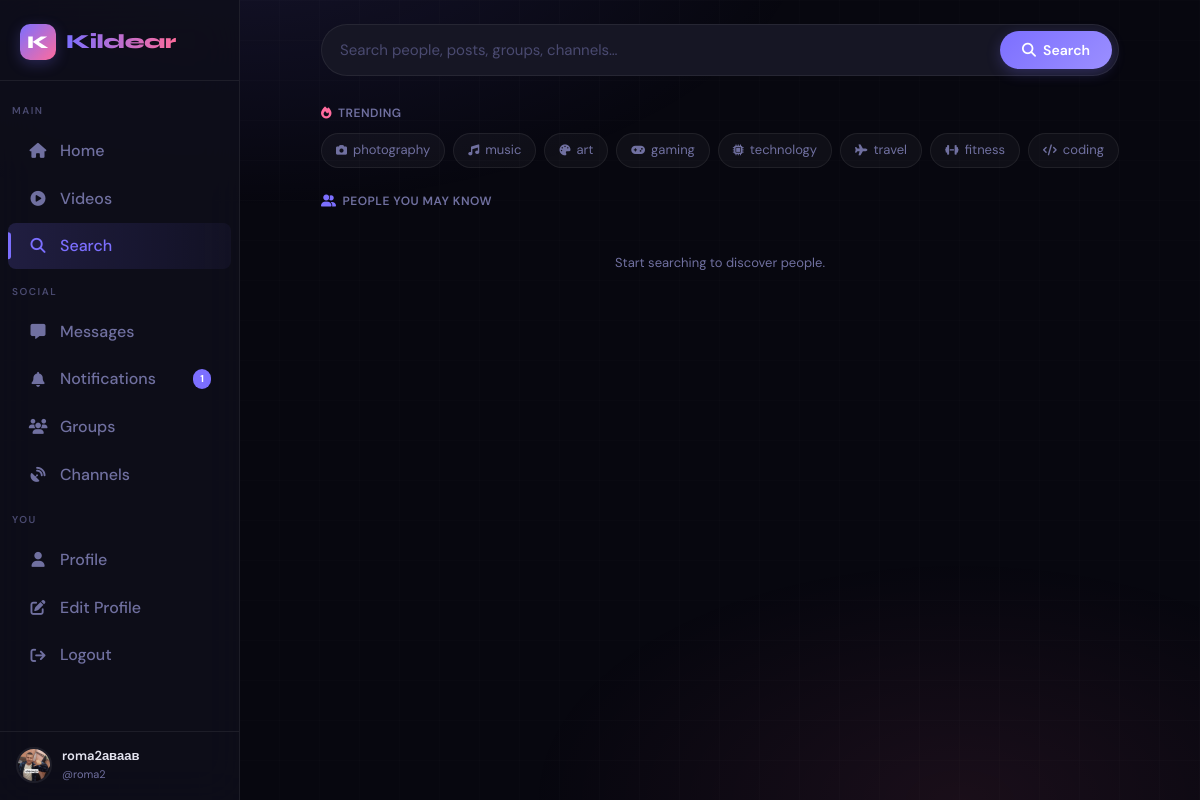
Page /search (signed in) on the committed database.
### app.py (models this page shows, shortened)
class User(UserMixin, db.Model):
    id = db.Column(db.Integer, primary_key=True)
    username = db.Column(db.String(40), unique=True, nullable=False)
    email = db.Column(db.String(120), unique=True, nullable=False)
    password_hash = db.Column(db.String(256), nullable=False)
    display_name = db.Column(db.String(60), default="")
    bio = db.Column(db.String(500), default="")
    avatar = db.Column(db.String(300), default="/static/default_avatar.png")
    cover_photo = db.Column(db.String(300), default="")
    website = db.Column(db.String(200), default="")
    location = db.Column(db.String(100), default="")
    accent_color = db.Column(db.String(7), default="#6c63ff")
    is_private = db.Column(db.Boolean, default=False)
    is_verified = db.Column(db.Boolean, default=False)
    is_banned = db.Column(db.Boolean, default=False)
    is_admin = db.Column(db.Boolean, default=False)
    is_online = db.Column(db.Boolean, default=False)
    last_seen = db.Column(db.DateTime, default=datetime.utcnow)
    created_at = db.Column(db.DateTime, default=datetime.utcnow)
    two_factor_enabled = db.Column(db.Boolean, default=False)
    two_factor_secret = db.Column(db.String(32), nullable=True)
    posts = db.relationship("Post", backref="author", lazy="dynamic",
                            foreign_keys="Post.user_id")
    sent_msgs = db.relationship("Message", backref="sender", lazy="dynamic",
                                foreign_keys="Message.sender_id")
    recv_msgs = db.relationship("Message", backref="receiver", lazy="dynamic",
                                foreign_keys="Message.receiver_id")
    notifications = db.relationship("Notification", backref="recipient", lazy="dynamic",
                                    foreign_keys="Notification.user_id")
    comments = db.relationship("Comment", backref="author", lazy="dynamic")
    owned_groups = db.relationship("Group", backref="owner", lazy="dynamic")
    owned_channels = db.relationship("Channel", backref="owner", lazy="dynamic")
    login_history = db.relationship("LoginHistory", backref="user", lazy="dynamic")
    blocked_users = db.relationship(
        "User", secondary=blocks,
        primaryjoin=blocks.c.blocker_id == id,
        secondaryjoin=blocks.c.blocked_id == id,
        backref=db.backref("blocked_by", lazy="dynamic"),
        lazy="dynamic"
    )
    following = db.relationship(
        "User", secondary=follows,
        primaryjoin=follows.c.follower_id == id,
        secondaryjoin=follows.c.followed_id == id,
        backref=db.backref("followers", lazy="dynamic"),
        lazy="dynamic"
    )

### app.py (the view, shortened to what this page needs)
@app.route("/search")
@login_required
@limiter.limit("60 per minute")
def search():
    q = request.args.get("q", "").strip()
    tab = request.args.get("tab", "people")
    if q.startswith('@'):
        q = q[1:]
    users = []
    posts = []
    groups = []
    channels = []
    blocked_ids = [b.id for b in current_user.blocked_users]
    return render_template("search.html", q=q, tab=tab,
                           users=users, posts=posts,
                           groups=groups, channels=channels)

### app.py (called while the page is built)
def get_client_ip():
    if request.headers.get('X-Forwarded-For'):
        return request.headers.get('X-Forwarded-For').split(',')[0].strip()
    return request.remote_addr or '0.0.0.0'

@app.before_request
def ddos_shield():
    ip = get_client_ip()
    if ip in _blocked_ips:
        abort(429)
    now = time.time()
    window = [t for t in _req_log[ip] if now - t < 10]
    window.append(now)
    _req_log[ip] = window
    if len(window) > 200:
        _blocked_ips.add(ip)
        app.logger.warning(f"[DDoS] Blocked IP: {ip}")
        abort(429)
    if request.content_length and request.content_length > app.config["MAX_CONTENT_LENGTH"]:
        abort(413)

@app.after_request
def security_headers(response):
    response.headers["X-Content-Type-Options"] = "nosniff"
    response.headers["X-Frame-Options"] = "DENY"
    response.headers["X-XSS-Protection"] = "1; mode=block"
    response.headers["Referrer-Policy"] = "strict-origin-when-cross-origin"
    response.headers["Strict-Transport-Security"] = "max-age=31536000; includeSubDomains"
    csp = [
        "default-src 'self'",
        "script-src 'self' 'unsafe-inline' https://cdn.socket.io https://cdnjs.cloudflare.com",
        "style-src 'self' 'unsafe-inline' https://cdnjs.cloudflare.com",
        "font-src 'self' https://cdnjs.cloudflare.com",
        "img-src 'self' data: blob:",
        "media-src 'self' blob:",
        "connect-src 'self' wss: ws:",
        "frame-ancestors 'none'"
    ]
    response.headers["Content-Security-Policy"] = '; '.join(csp)
    return response

@login_mgr.user_loader
def load_user(user_id):
    return db.session.get(User, int(user_id))

### templates/search.html (shortened to what this page needs)
{% extends "base.html" %}
{% block content %}
<div class="search-page">
  <div class="search-hero">
    <form method="GET" action="{{ url_for('search') }}" class="search-form">
      <input type="text" name="q" value="{{ q }}" placeholder="Search people, posts, groups, channels…" autofocus/>
      <button type="submit" class="search-submit">
        <i class="fa-solid fa-magnifying-glass"></i> Search
      </button>
    </form>
  </div>
  {% if not q %}
  <div class="trending-section">
    <div class="trending-label"><i class="fa-solid fa-fire" style="color:var(--secondary);margin-right:6px"></i>Trending</div>
    <div class="trend-chips">
      <a href="?q=photography&tab=posts"   class="trend-chip"><i class="fa-solid fa-camera"></i> photography</a>
      <a href="?q=music&tab=posts"          class="trend-chip"><i class="fa-solid fa-music"></i> music</a>
      <a href="?q=art&tab=posts"            class="trend-chip"><i class="fa-solid fa-palette"></i> art</a>
      <a href="?q=gaming&tab=groups"        class="trend-chip"><i class="fa-solid fa-gamepad"></i> gaming</a>
      <a href="?q=technology&tab=channels"  class="trend-chip"><i class="fa-solid fa-microchip"></i> technology</a>
      <a href="?q=travel&tab=posts"         class="trend-chip"><i class="fa-solid fa-plane"></i> travel</a>
      <a href="?q=fitness&tab=posts"        class="trend-chip"><i class="fa-solid fa-dumbbell"></i> fitness</a>
      <a href="?q=coding&tab=channels"      class="trend-chip"><i class="fa-solid fa-code"></i> coding</a>
    </div>
  </div>
  <div class="trending-label" style="margin-bottom:12px;"><i class="fa-solid fa-user-group" style="color:var(--primary);margin-right:6px"></i>People you may know</div>
  <div class="people-grid" id="suggestions">
    <div style="color:var(--text-muted);font-size:13px;grid-column:1/-1;text-align:center;padding:30px">
      Start searching to discover people.
    </div>
  </div>
  {% endif %}
</div>
{% endblock %}

### templates/base.html (shortened to what this page needs)
<!DOCTYPE html>
<html lang="en" data-theme="dark">
<head>
  <link rel="stylesheet" href="https://cdnjs.cloudflare.com/ajax/libs/font-awesome/6.5.0/css/all.min.css"/>
</head>
<body>
<nav class="sidebar" id="sidebar">
  <a href="{{ url_for('index') }}" class="sidebar-logo">
    <div class="logo-mark">K</div>
    <span class="logo-text">Kildear</span>
  </a>
  <span class="nav-section">Main</span>
  <a href="{{ url_for('index') }}"
     class="nav-item {% if request.endpoint == 'index' %}active{% endif %}">
    <i class="fa-solid fa-house"></i> Home
  </a>
  <a href="{{ url_for('video_feed') }}"
     class="nav-item {% if request.endpoint == 'video_feed' %}active{% endif %}">
    <i class="fa-solid fa-play-circle"></i> Videos
  </a>
  <a href="{{ url_for('search') }}"
     class="nav-item {% if request.endpoint == 'search' %}active{% endif %}">
    <i class="fa-solid fa-magnifying-glass"></i> Search
  </a>
  <span class="nav-section">Social</span>
  <a href="{{ url_for('chat_list') }}"
     class="nav-item {% if 'chat' in request.endpoint %}active{% endif %}">
    <i class="fa-solid fa-message"></i> Messages
  </a>
  <a href="{{ url_for('notifications') }}"
     class="nav-item {% if request.endpoint == 'notifications' %}active{% endif %}">
    <i class="fa-solid fa-bell"></i> Notifications
    {% if notif_count > 0 %}
      <span class="nav-badge">{{ notif_count }}</span>
    {% endif %}
  </a>
  <a href="{{ url_for('groups') }}"
     class="nav-item {% if 'group' in request.endpoint %}active{% endif %}">
    <i class="fa-solid fa-users"></i> Groups
  </a>
  <a href="{{ url_for('channels') }}"
     class="nav-item {% if 'channel' in request.endpoint %}active{% endif %}">
    <i class="fa-solid fa-satellite-dish"></i> Channels
  </a>
  {% if current_user.is_authenticated %}
  <span class="nav-section">You</span>
  <a href="{{ url_for('profile', username=current_user.username) }}"
     class="nav-item {% if request.endpoint == 'profile' and request.view_args.get('username') == current_user.username %}active{% endif %}">
    <i class="fa-solid fa-user"></i> Profile
  </a>
  <a href="{{ url_for('edit_profile') }}"
     class="nav-item {% if request.endpoint == 'edit_profile' %}active{% endif %}">
    <i class="fa-solid fa-pen-to-square"></i> Edit Profile
  </a>
  <a href="{{ url_for('logout') }}" class="nav-item">
    <i class="fa-solid fa-arrow-right-from-bracket"></i> Logout
  </a>
  <div class="sidebar-user">
    <img src="{{ current_user.avatar }}" alt="" class="avatar"/>
    <div class="sidebar-user-info">
      <div class="name truncate">{{ current_user.display_name or current_user.username }}</div>
      <div class="handle">@{{ current_user.username }}</div>
    </div>
  </div>
  {% endif %}
</nav>
<div class="app-shell">
  <div class="main-content">
    {% block content %}{% endblock %}
  </div>
</div>
</body>
</html>

### templates/search.html (style rules this page uses)
.search-page { max-width: 860px; margin: 0 auto; padding: 24px 16px 40px; }
.search-hero { margin-bottom: 28px; }
.search-form { display: flex; gap: 10px; background: var(--surface2); border: 1px solid var(--border); border-radius: 999px; padding: 6px 6px 6px 18px; transition: border-color 0.2s; }
.search-form input { flex: 1; background: none; border: none; outline: none; color: var(--text); font-size: 15px; }
.search-form input::placeholder { color: var(--text-dim); }
.search-submit { background: linear-gradient(135deg, var(--primary), #9b8fff); border: none; border-radius: 99px; color: #fff; font-size: 14px; font-weight: 600; padding: 10px 22px; cursor: pointer; transition: all 0.2s; display: flex; align-items: center; gap: 7px; box-shadow: 0 4px 14px var(--primary-glow); }
.trending-section { margin-bottom: 24px; }
.trending-label { font-size: 12px; font-weight: 600; color: var(--text-muted); letter-spacing: 0.5px; text-transform: uppercase; margin-bottom: 10px; }
.trend-chips { display: flex; flex-wrap: wrap; gap: 8px; }
.trend-chip { padding: 6px 14px; border-radius: 99px; background: var(--card); border: 1px solid var(--border); font-size: 13px; color: var(--text-muted); cursor: pointer; transition: all 0.2s; text-decoration: none; display: flex; align-items: center; gap: 6px; }
.trend-chip i { font-size: 11px; }
.people-grid { display: grid; grid-template-columns: repeat(auto-fill, minmax(220px, 1fr)); gap: 14px; }

### rows in the picture
User: avatar (picture), display_name "roma2аваав", username "roma2"

### other values in the picture
{{ notif_count }} "1"
